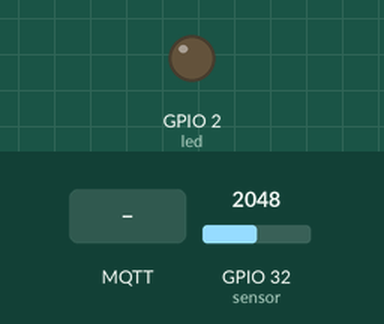
Simulated run of this sketch. Board: ESP32. Parts: output pins drawn as LEDs (lit = HIGH). Dashed ring = blinking. The inputs (shaded band) are chosen by the test bench; at power-on: GPIO 32 (sensor) = 2048. WiFi joins after 1.5 s; servers stay silent unless stated; no MQTT or app messages arrive unless stated; what the sketch prints to the serial monitor is not drawn.

Above: at 0.0 s.
At 2.41 s:
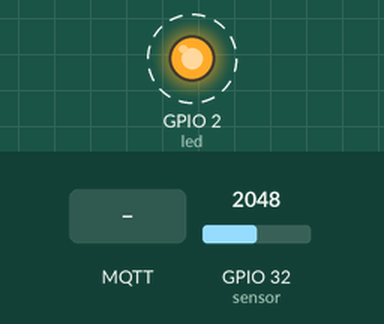
2.8 s: MQTT message "esp32/output" arrives on the first subscribed topic
6.3 s: MQTT message "1" arrives on the first subscribed topic
9.8 s: MQTT message "0" arrives on the first subscribed topic
Timing chart, 0 to 19.3 s (numbered marks = the images above; inputs shaded):
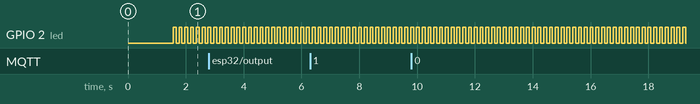

Measured:
- by itself, GPIO 2 (led): alternates HIGH for 0.10 s and LOW for 0.10 s

The sketch:

working.ino
```cpp
#include <WiFi.h>
#include <PubSubClient.h>
#include <Wire.h>
#include "driver/adc.h"

// MQTT domain
const char* mqtt_server = "istheacon.space";

// MQTT Var in Node Red
const char* topic = "temp";

// WiFi SSID
const char* ssid = "perlaaron";
// WiFi Pasword
const char* password = "7jbrgxGNxxmy";

// LED pin in circ (entradas y salidas)
const int led = 2;

WiFiClient espClient; //conecta al wifi con esp32
PubSubClient client(espClient); //conecta esp32 con nodered
long lastMsg = 0; // 64 bits
char msg[50];

float temperature = 0;

const int sensor = 32;

void setup() {

  Serial.begin(115200);

  setup_wifi();
  client.setServer(mqtt_server, 1883);
  client.setCallback(callback);

 pinMode(sensor, INPUT);
 pinMode(led, OUTPUT);

 adc1_config_channel_atten(ADC1_CHANNEL_4, ADC_ATTEN_DB_11);
 adc1_config_width(ADC_WIDTH_BIT_12); // default
}

void setup_wifi() {
  delay(10);

  // We start by connecting to a WiFi network
  Serial.println();
  Serial.print("Connecting to ");
  Serial.println(ssid);

  WiFi.begin(ssid, password);

  while (WiFi.status() != WL_CONNECTED) {
    delay(500);
    Serial.print(".");
  }

  Serial.println("");
  Serial.println("Connected to WiFi");
  Serial.println("Domain: ");
  Serial.println(WiFi.localIP());
}

void callback(char* topic, byte* message, unsigned int length) {
  Serial.print("Message arrived on topic: ");
  Serial.print(topic);
  Serial.print(". Message: ");
  String messageTemp;

  for (int i = 0; i < length; i++) {
    Serial.print((char)message[i]);
    messageTemp += (char)message[i];
  }
  Serial.println();


  if (String(topic) == "esp32/output") {
    Serial.print("Changing output to ");
  }
}

void reconnect() {
  // Loop until we're reconnected
  while (!client.connected()) {
    Serial.print("Attempting MQTT connection...");
    // Attempt to connect
    if (client.connect("ESP8266Client")) {
      Serial.println("connected");
      // Subscribe
      client.subscribe("esp32/output");
    } else {
      Serial.print("failed, rc=");
      Serial.print(client.state());
      Serial.println(" try again in 5 seconds");
      // Wait 5 seconds before retrying
      delay(5000);
    }
  }
}
void loop() {
   if (!client.connected()) {
    reconnect();
  }
  client.loop();

  long now = millis();
  if (now - lastMsg > 5000) {
    lastMsg = now;

    float voltage = (float) adc1_get_raw(ADC1_CHANNEL_4) / 4096 * 3.3; //getrawdata
    float temperature = (voltage - 0.5) * 100; //celsius
    temperature = temperature * 1.8 + 32; //farenheit (si se comenta, los grados seran celcios)

    char tempString[8];
    dtostrf(temperature, 1, 2, tempString); // float to string
    Serial.print("Temperature: ");
    Serial.print(tempString);
    Serial.println("°F"); // cambiar por grados C

    client.publish("temp", tempString);

  }

  digitalWrite(led, HIGH);
  delay(100);
  digitalWrite(led, LOW);
  delay(100);
}
```
